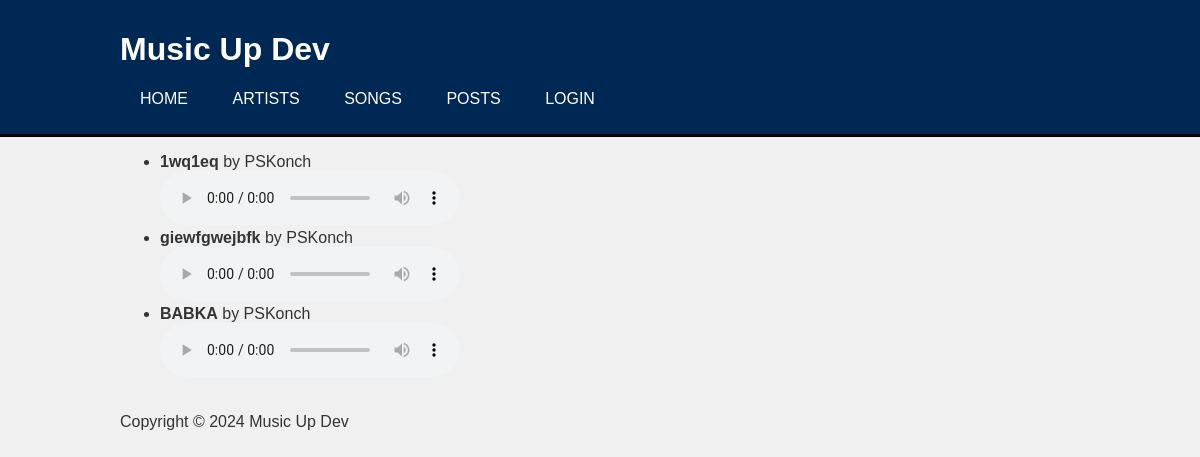
The app's page /Songs/ (signed in) with its own data.
### Music_Up_Dev/models.py (models this page shows, shortened)
class Song(models.Model):
    album = models.ForeignKey(Album, on_delete=models.CASCADE, related_name="artist_album")
    artist = models.ForeignKey(CustomUser, on_delete=models.CASCADE)
    song_title = models.CharField(max_length=250)
    is_favorite = models.BooleanField(default=False)
    file = models.FileField(upload_to='')

class Album(models.Model):
    artist = models.ForeignKey(CustomUser, on_delete=models.CASCADE)
    album_title = models.CharField(max_length=300, blank=False)
    genre = models.CharField(max_length=100, blank=False)
    album_logo = models.ImageField(upload_to='media/', blank=True)

### user/models.py (models this page shows, shortened)
class CustomUser(AbstractUser):
    is_artist = models.BooleanField(default=True)
    is_editor = models.BooleanField(default=False)
    description = models.TextField(blank=True)
    image = models.ImageField(upload_to='', blank=True)

### Music_Up_Dev/views.py (the view)
# urls.py: path("Songs/", cache_page(30)(views.Songs_view), name="song_list"),
@login_required
@cache_page(60 * 15)
def Songs_view(request):
    songs = Song.objects.all()
    return render(request, 'Music_Up_Dev/song_list.html', {'songs': songs})

### Music_Up_Dev/templates/Music_Up_Dev/song_list.html (shortened to what this page needs)
{% extends 'Music_Up_Dev/base.html' %}
{% load static %}
{% block content %}
  <ul id="playlist">
    {% for song in songs %}
        <li>
            <strong>{{ song.song_title }}</strong> by {{ song.album.artist.username }} <br>
            <audio controls id="audio-{{ forloop.counter }}">
                <source src="{{ song.file.url }}" type="audio/mpeg">
            </audio>
        </li>
    {% endfor %}
  </ul>
{% endblock %}

### Music_Up_Dev/static/Music_Up_Dev/css/style.css (style rules this page uses)
body { font-family: Arial, sans-serif; background-color: #f0f0f0; margin: 0; padding: 0; color: #333; }

### records on screen
Song: song_title "1wq1eq", album.artist.username "PSKonch"
Song: song_title "giewfgwejbfk", album.artist.username "PSKonch"
Song: song_title "BABKA", album.artist.username "PSKonch"
